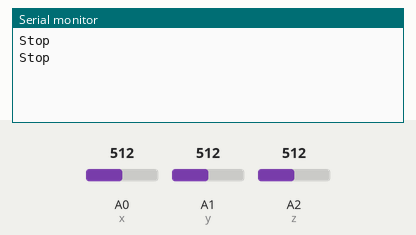
The sketch below on a simulated Arduino Uno, built with avr-gcc and run on an emulated ATmega328P. Shown: the last lines printed to the serial monitor. The inputs (shaded band) are chosen by the test bench; at power-on: A0 (x) = 512, A1 (y) = 512, A2 (z) = 512. No radio packets arrive unless stated.

Above: at 1.2 s.
1.3 s: A0 (x) set to 561
At 2.1 s:
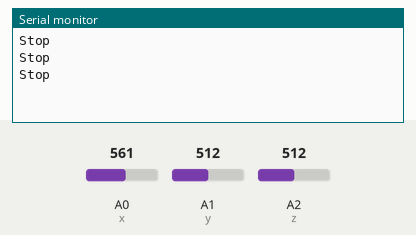
2.8 s: A0 (x) set to 590
At 3.8 s:
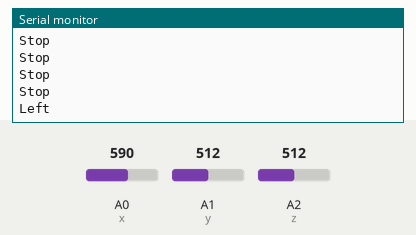
5.4 s: A1 (y) set to 562
At 6.1 s:
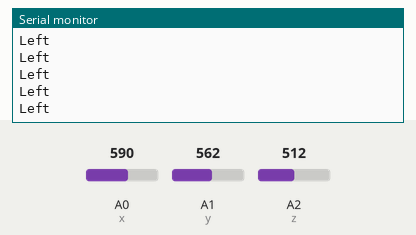
6.9 s: A1 (y) set to 581
At 8.2 s:
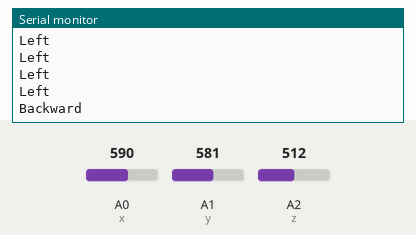

Measured:
- the behaviour switches between 571 and 572 on A0 (x) (found by bisection; images 1 and 2)
- the behaviour switches between 571 and 572 on A1 (y) (found by bisection; images 3 and 4)
- after the input at 2.8 s, the serial monitor: prints a new line after 0.56 s (image 2)
- after the input at 6.9 s, the serial monitor: prints a new line after 0.95 s (image 4)

The sketch:

Gesture_Control_Tx.ino
```cpp
#include <VirtualWire.h>

#define x A0
#define y A1
#define z A2

char *data;
int x_val;
int y_val;
int z_val;
int x_val2;
int y_val2;
int z_val2;

void setup() {
  // put your setup code here, to run once:
  vw_set_tx_pin(12);
  vw_setup(2000);
  pinMode(x, INPUT);
  pinMode(y, INPUT);
  pinMode(z, INPUT);
  Serial.begin(9600);
  x_val = analogRead(A0);
  y_val = analogRead(A1);
  z_val = analogRead(A2);
}

void loop() {
  // put your main code here, to run repeatedly:

  x_val2 = analogRead(A0);
  y_val2 = analogRead(A1);
  z_val2 = analogRead(A2);
  int xval = x_val-x_val2;
  int yval = y_val-y_val2;
  int zval = z_val-z_val2;
  if(yval>=60){
    data = 'f';
    vw_send((uint8_t *)data, strlen(data));
    vw_wait_tx();
    delay(500);
    Serial.println("Forward");
  }
  else if(yval<=-60){
    data = 'b';
    vw_send((uint8_t *)data, strlen(data));
    vw_wait_tx();
    delay(500);
    Serial.println("Backward");
  }
  else if(xval>=60){
    data = 'r';
    vw_send((uint8_t *)data, strlen(data));
    vw_wait_tx();
    delay(500);
    Serial.println("Right");
  }
  else if(xval<=-60){
    data = 'l';
    vw_send((uint8_t *)data, strlen(data));
    vw_wait_tx();
    delay(500);
    Serial.println("Left");
  }
  else{
    data = 's';
    vw_send((uint8_t *)data, strlen(data));
    vw_wait_tx();
    delay(500);
    Serial.println("Stop");
  }
}
```
